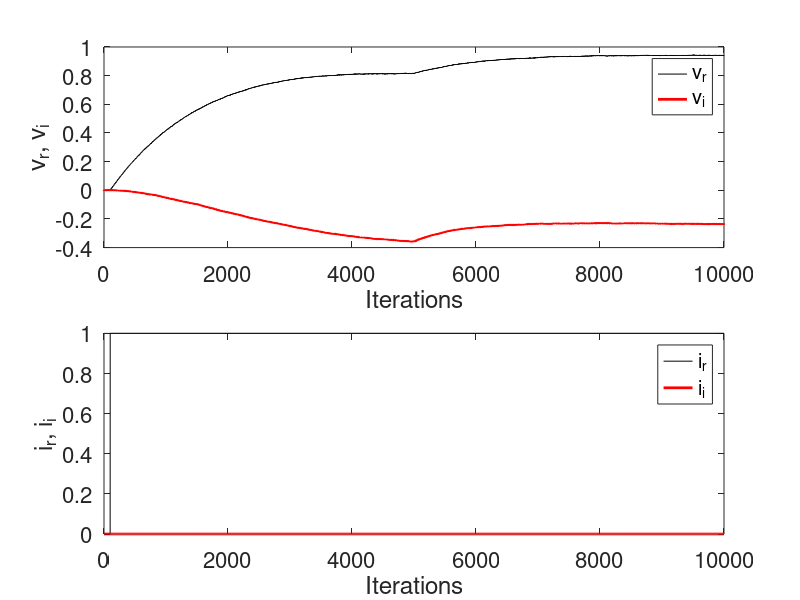
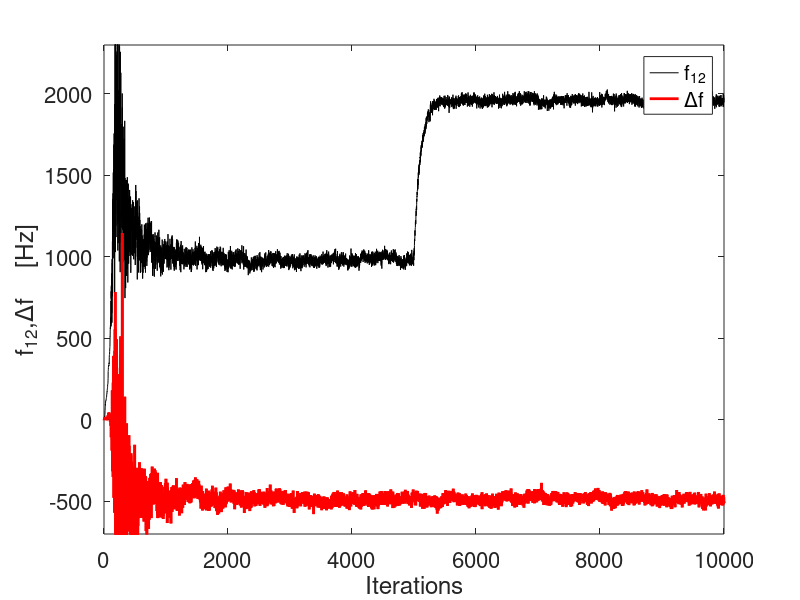
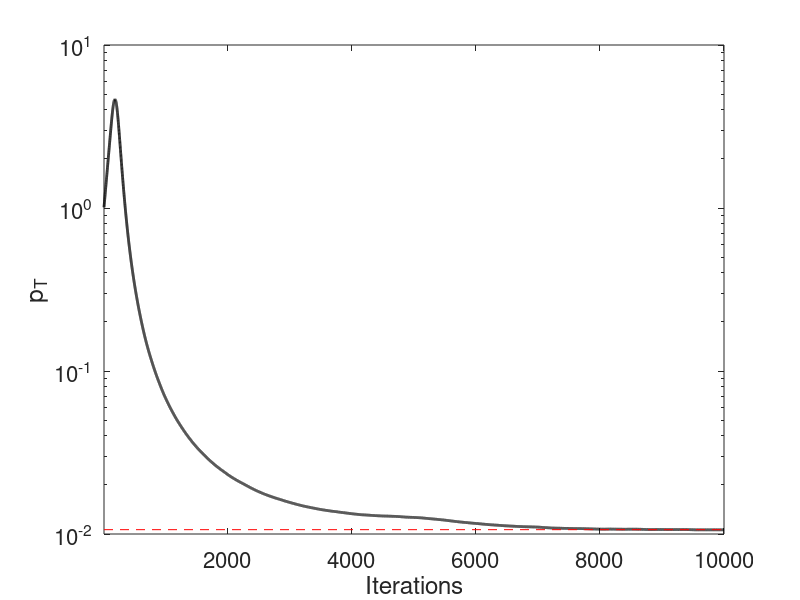

Write MATLAB code to recreate these figures, in order.
% run_sumulation_v3_1.m, V. Ziemann, 230902
% uses the forward signals of the currents
% x=[Vreal;Vimag];   
% u=[Ireal_f,Iimag_f];
clear all; % close all
Niter=10000;     % number of iterations
Nforget=100;    % forgetting horizon
alpha=1-1/Nforget;
Npulse=-40000;  % negative values turn off pulses
R=1;            % shunt impedance, ensure current and voltage is normalized
sigp=0.0001;    % process noise level
sigm=0.001;     % measurement noise level
dt=1e-7;        % sample time at 10 MHz
%omega12=2e5;    %=1/tau=filling time=1/10 microseconds
%domega=-1e5;    %=cavity detuning =10kHz
if 1    % Spoke parameters
  omega0=2*pi*352e6;        % resonant frequency
  QE=1.8e5;                 % external-Q
  QL=QE;                    % loaded-Q, if sc same as QE
  omega12=omega0/(2*QL);    % bandwidth
  omegaE=omega0/QE;         
  domega=-omega12/2;         % set detuning to half the bandwidth
end
q0=[omega12*dt,domega*dt]   % bandwidth and detuning
bandwidth=q0(1);
F0=[-q0(1),-q0(2);q0(2),-q0(1)];  % eq. 4, F0=Abar 
Areal=eye(2)+F0;            % eq. 6
Breal=R*omega12*dt*eye(2);  % eq. 1, for generator current, used to drive cavity
BrealE=R*omegaE*dt*eye(2);  % eq. 3, for forward current used in sysid
pp=1;                       % initial value of pT
qhat=zeros(2,1);            % initial parameter estimate
xp=sigp*randn(2,1);         % initialize cavity voltage reading, process noise
x=sigm*randn(2,1);          % measured voltage inside cavity
data=zeros(Niter,7);        % storage for later plotting
uset=[0;0];                 % generator is off at start
if Npulse>0, disp(['Pulsing with period ',num2str(Npulse)]); beep;  end
%%%%%%%%%%%%%%%%%%%%%%%%%%%%%%%%%%%%%%%%%%%%%%%%%%%%%%%%%%%%
tic
for iter=1:Niter                 % main iteration loop
  if iter==100, uset=[1;0]; end  % first pulse
  if Npulse>0                    % negative Npulse turns off later pulses
    if mod(iter,Npulse)==0       % pulsed operation
      if uset(1)==0, uset=[1;0]; else, uset=[0;0]; end
    end
  end
  if 1   % bandwidth change, Figure 5
    factor=2;               % magnitude of step in bandwidth
    if iter==Niter/2        % start half-way of Niter
      q0(1)=factor*q0(1);   % increase bandwidth by factor
      omega12=omega12*factor;
      Areal=eye(2)+[-q0(1),-q0(2);q0(2),-q0(1)];
      Breal=Breal*factor;
      QL=QL/factor;   
    end
    if 0 %iter==Niter/2     % TURNED OFF, stop at half of Niter
      q0(1)=q0(1)/factor;   % reduce bandwidth by factor
      omega12=omega12/factor;
      Areal=eye(2)+[-q0(1),-q0(2);q0(2),-q0(1)];
      Breal=Breal/factor;
      QL=QL*factor;
    end
  end
  if 0 % periodic perturbation (1=1 kHz, 20=20 kHz), Figure 3 and 4
    q0(2)=0.5*bandwidth*sin(20*6.2832e-4*iter);  
    Areal=eye(2)+[-q0(1),-q0(2);q0(2),-q0(1)];
  end
  %.........................................cavity dynamics
  u=uset;
  xpnew=Areal*xp+Breal*u+sigp*randn(size(x)); % eq. 4, xp=V
  xnew=xpnew+sigm*randn(size(x));             % eq. 5, x=V', add measurement noise
  %...................................system identification
  %up=u*omega12/omegaE;             % forward current I^+ 
  up=u*QE/(2*QL);                   % eq.2
  y=xnew-x-BrealE*up;               % eq.11, right
  vv2=x'*x; 
  tmp=alpha/(alpha+pp*vv2);         % bracket in eq.20
  qhat=tmp*(qhat+[-x(1)*y(1)-x(2)*y(2);-x(2)*y(1)+x(1)*y(2)]*pp/alpha); % eq.21
  pp=tmp*pp/alpha;                  % eq. 20
  xp=xpnew;       % update process voltage in the cavity
  x=xnew;         % remember measured voltage
  %................................save for later plotting
  data(iter,1)=x(1);       % normalized voltages, measured
  data(iter,2)=x(2);
  data(iter,3)=u(1);       % generator currents
  data(iter,4)=u(2);
  data(iter,5)=qhat(1);    % bandwidth
  data(iter,6)=qhat(2);    % detuning
  data(iter,7)=pp;         % p_T
end
%%%%%%%%%%%%%%%%%%%%%%%%%%%%%%%%%%%%%%%%%%%%%%%%%%%%%%%%%%%%
toc
mm=1:Niter;         % xaxis for plots
mm2=Niter/2:Niter;  % just the second half of the data

if 1    % plot of voltages and currents
  figure(1)
  subplot(2,1,1);
  plot(mm,data(:,1),'k',mm,data(:,2),'r','LineWidth',2);
  xlabel('Iterations'); ylabel('v_r, v_i');
  legend('v_r','v_i')
  %ylim([-4,10.2])
  set(gca,'FontSize',16);
  subplot(2,1,2);
  plot(mm,data(:,3),'k',mm,data(:,4),'r','LineWidth',2);
  xlabel('Iterations'); ylabel('i_r, i_i');
  legend('i_r','i_i')
  set(gca,'FontSize',16);
end

if 1   % evolution of fit parameters
  figure(2); clf
  fac=1/(2*pi*dt);   % convert q-units to Hz
  plot(mm,fac*data(:,5),'k',mm,fac*data(:,6),'r','LineWidth',2);
  xlabel('Iterations'); ylabel('f_{12},\Deltaf     [Hz]');
  legend('f_{12}','\Deltaf');
  ylim([-700,2300])
  %xlim([4950,5350])
  set(gca,'FontSize',16);
  rms_second_half=std(data(mm2,[5,6]))
end

if 1   % PT
  figure(3); clf %   plot PT
  semilogy(mm,data(:,7),'k','LineWidth',2);
  xlim([1,Niter]);  
  xlabel('Iterations'); ylabel('p_T')
  set(gca,'FontSize',16);
  asymp=1/(Nforget*vv2);
  hold on; semilogy([1,Niter],[asymp,asymp],'r--');
  error_bar_q=sqrt(asymp)*sqrt(sigm^2+2*sigp^2)
end

if 0   % estimation error
  figure(4); clf                  % Plot estimation error
  eb1=sqrt(sigm^2+2*sigp^2)*sqrt(data(:,7)); % empirical error bar of q(1)
  %eb1=sigm*sqrt(pt(mm));
  data(:,1)=abs(data(:,5)-q0(1)); % estimation error of q(1)
  loglog(mm,data(:,1),'k',mm,eb1,'b-.','LineWidth',2);
  xlim([1,Niter]); ylim([7e-7,2*max(data(:,5))])
  xlabel('Iterations'); ylabel('Estimation error |a_T(1)|')
  legend('Simulation','Errorbars');
  set(gca,'FontSize',16);
end
